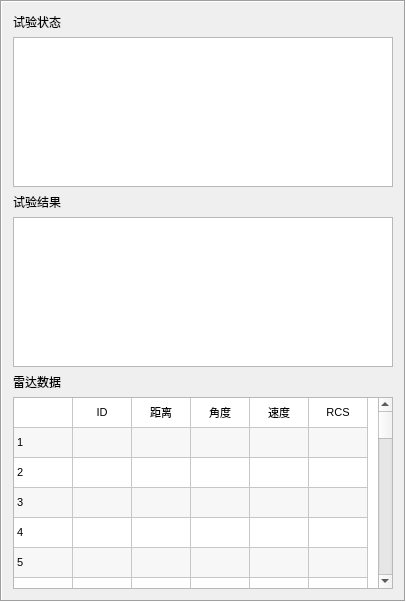
       <widget class="QFrame" name="frame_2">
        <property name="frameShape">
         <enum>QFrame::Box</enum>
        </property>
        <property name="frameShadow">
         <enum>QFrame::Sunken</enum>
        </property>
        <layout class="QVBoxLayout" name="verticalLayout_2">
         <item>
          <widget class="QLabel" name="TestStatusLabel">
           <property name="text">
            <string>试验状态</string>
           </property>
          </widget>
         </item>
         <item>
          <widget class="QTextBrowser" name="TestStatus">
           <property name="maximumSize">
            <size>
             <width>16777215</width>
             <height>150</height>
            </size>
           </property>
          </widget>
         </item>
         <item>
          <widget class="QLabel" name="TestResultLabel">
           <property name="text">
            <string>试验结果</string>
           </property>
          </widget>
         </item>
         <item>
          <widget class="QTextBrowser" name="TestResult">
           <property name="minimumSize">
            <size>
             <width>380</width>
             <height>0</height>
            </size>
           </property>
           <property name="maximumSize">
            <size>
             <width>16777215</width>
             <height>150</height>
            </size>
           </property>
          </widget>
         </item>
         <item>
          <widget class="QLabel" name="RadarDataLabel">
           <property name="text">
            <string>雷达数据</string>
           </property>
          </widget>
         </item>
         <item>
          <widget class="QTableWidget" name="RadarData">
           <property name="font">
            <font>
             <pointsize>8</pointsize>
            </font>
           </property>
           <property name="alternatingRowColors">
            <bool>true</bool>
           </property>
           <property name="verticalScrollMode">
            <enum>QAbstractItemView::ScrollPerItem</enum>
           </property>
           <property name="horizontalScrollMode">
            <enum>QAbstractItemView::ScrollPerItem</enum>
           </property>
           <property name="showGrid">
            <bool>true</bool>
           </property>
           <property name="sortingEnabled">
            <bool>false</bool>
           </property>
           <property name="cornerButtonEnabled">
            <bool>true</bool>
           </property>
           <property name="rowCount">
            <number>37</number>
           </property>
           <property name="columnCount">
            <number>6</number>
           </property>
           <attribute name="horizontalHeaderVisible">
            <bool>false</bool>
           </attribute>
           <attribute name="horizontalHeaderCascadingSectionResizes">
            <bool>true</bool>
           </attribute>
           <attribute name="horizontalHeaderMinimumSectionSize">
            <number>5</number>
           </attribute>
           <attribute name="horizontalHeaderDefaultSectionSize">
            <number>59</number>
           </attribute>
           <attribute name="horizontalHeaderHighlightSections">
            <bool>true</bool>
           </attribute>
           <attribute name="verticalHeaderVisible">
            <bool>false</bool>
           </attribute>
           <attribute name="verticalHeaderCascadingSectionResizes">
            <bool>true</bool>
           </attribute>
           <attribute name="verticalHeaderMinimumSectionSize">
            <number>5</number>
           </attribute>
           <attribute name="verticalHeaderDefaultSectionSize">
            <number>30</number>
           </attribute>
           <attribute name="verticalHeaderShowSortIndicator" stdset="0">
            <bool>true</bool>
           </attribute>
           <attribute name="verticalHeaderStretchLastSection">
            <bool>true</bool>
           </attribute>
           <row/>
           <row/>
           <row/>
           <row/>
           <row/>
           <row/>
           <row/>
           <row/>
           <row/>
           <row/>
           <row/>
           <row/>
           <row/>
           <row/>
           <row/>
           <row/>
           <row/>
           <row/>
           <row/>
           <row/>
           <row/>
           <row/>
           <row/>
           <row/>
           <row/>
           <row/>
           <row/>
           <row/>
           <row/>
           <row/>
           <row/>
           <row/>
           <row/>
           <row/>
           <row/>
           <row/>
           <row/>
           <column/>
           <column/>
           <column/>
           <column/>
           <column/>
           <column/>
           <item row="0" column="0">
            <property name="text">
             <string/>
            </property>
            <property name="textAlignment">
             <set>AlignCenter</set>
            </property>
           </item>
           <item row="0" column="1">
            <property name="text">
             <string>ID</string>
            </property>
            <property name="textAlignment">
             <set>AlignCenter</set>
            </property>
           </item>
           <item row="0" column="2">
            <property name="text">
             <string>距离</string>
            </property>
            <property name="textAlignment">
             <set>AlignCenter</set>
            </property>
           </item>
           <item row="0" column="3">
            <property name="text">
             <string>角度</string>
            </property>
            <property name="textAlignment">
             <set>AlignCenter</set>
            </property>
           </item>
           <item row="0" column="4">
            <property name="text">
             <string>速度</string>
            </property>
            <property name="textAlignment">
             <set>AlignCenter</set>
            </property>
           </item>
           <item row="0" column="5">
            <property name="text">
             <string>RCS</string>
            </property>
            <property name="textAlignment">
             <set>AlignCenter</set>
            </property>
           </item>
           <item row="1" column="0">
            <property name="text">
             <string>1</string>
            </property>
           </item>
           <item row="1" column="1">
            <property name="text">
             <string/>
            </property>
           </item>
           <item row="2" column="0">
            <property name="text">
             <string>2</string>
            </property>
           </item>
           <item row="3" column="0">
            <property name="text">
             <string>3</string>
            </property>
           </item>
           <item row="4" column="0">
            <property name="text">
             <string>4</string>
            </property>
           </item>
           <item row="5" column="0">
            <property name="text">
             <string>5</string>
            </property>
           </item>
           <item row="6" column="0">
            <property name="text">
             <string>6</string>
            </property>
           </item>
           <item row="7" column="0">
            <property name="text">
             <string>7</string>
            </property>
           </item>
           <item row="8" column="0">
            <property name="text">
             <string>8</string>
            </property>
           </item>
           <item row="9" column="0">
            <property name="text">
             <string>9</string>
            </property>
           </item>
           <item row="10" column="0">
            <property name="text">
             <string>10</string>
            </property>
           </item>
           <item row="11" column="0">
            <property name="text">
             <string>11</string>
            </property>
           </item>
           <item row="12" column="0">
            <property name="text">
             <string>12</string>
            </property>
           </item>
           <item row="13" column="0">
            <property name="text">
             <string>13</string>
            </property>
           </item>
           <item row="14" column="0">
            <property name="text">
             <string>14</string>
            </property>
           </item>
           <item row="15" column="0">
            <property name="text">
             <string>15</string>
            </property>
           </item>
           <item row="16" column="0">
            <property name="text">
             <string>16</string>
            </property>
           </item>
           <item row="17" column="0">
            <property name="text">
             <string>17</string>
            </property>
           </item>
           <item row="18" column="0">
            <property name="text">
             <string>18</string>
            </property>
           </item>
           <item row="19" column="0">
            <property name="text">
             <string>19</string>
            </property>
           </item>
           <item row="20" column="0">
            <property name="text">
             <string>20</string>
            </property>
           </item>
           <item row="21" column="0">
            <property name="text">
             <string>21</string>
            </property>
           </item>
           <item row="22" column="0">
            <property name="text">
             <string>22</string>
            </property>
           </item>
           <item row="23" column="0">
            <property name="text">
             <string>23</string>
            </property>
           </item>
           <item row="24" column="0">
            <property name="text">
             <string>24</string>
            </property>
           </item>
           <item row="25" column="0">
            <property name="text">
             <string>25</string>
            </property>
           </item>
           <item row="26" column="0">
            <property name="text">
             <string>26</string>
            </property>
           </item>
           <item row="27" column="0">
            <property name="text">
             <string>27</string>
            </property>
           </item>
           <item row="28" column="0">
            <property name="text">
             <string>28</string>
            </property>
           </item>
           <item row="29" column="0">
            <property name="text">
             <string>29</string>
            </property>
           </item>
           <item row="30" column="0">
            <property name="text">
             <string>30</string>
            </property>
           </item>
           <item row="31" column="0">
            <property name="text">
             <string>31</string>
            </property>
           </item>
           <item row="32" column="0">
            <property name="text">
             <string>32</string>
            </property>
           </item>
           <item row="33" column="0">
            <property name="text">
             <string>33</string>
            </property>
           </item>
           <item row="34" column="0">
            <property name="text">
             <string>34</string>
            </property>
           </item>
           <item row="35" column="0">
            <property name="text">
             <string>35</string>
            </property>
           </item>
           <item row="36" column="0">
            <property name="text">
             <string>36</string>
            </property>
           </item>
          </widget>
         </item>
        </layout>
       </widget>
